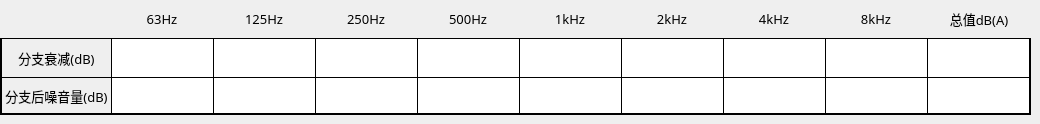
     <widget class="QWidget" name="page_branch_static">
      <widget class="QWidget" name="widget" native="true">
       <property name="geometry">
        <rect>
         <x>0</x>
         <y>0</y>
         <width>1031</width>
         <height>115</height>
        </rect>
       </property>
       <layout class="QGridLayout" name="gridLayout">
        <property name="leftMargin">
         <number>0</number>
        </property>
        <property name="topMargin">
         <number>0</number>
        </property>
        <property name="rightMargin">
         <number>0</number>
        </property>
        <property name="bottomMargin">
         <number>0</number>
        </property>
        <property name="spacing">
         <number>0</number>
        </property>
        <item row="0" column="0">
         <widget class="QLabel" name="label">
          <property name="styleSheet">
           <string notr="true">border-left:2px solid black;</string>
          </property>
          <property name="text">
           <string/>
          </property>
         </widget>
        </item>
        <item row="0" column="1">
         <widget class="QLabel" name="label_2">
          <property name="font">
           <font>
            <family>Microsoft YaHei</family>
            <pointsize>10</pointsize>
           </font>
          </property>
          <property name="styleSheet">
           <string notr="true">border-left:1px solid black;
</string>
          </property>
          <property name="text">
           <string>63Hz</string>
          </property>
          <property name="alignment">
           <set>Qt::AlignCenter</set>
          </property>
         </widget>
        </item>
        <item row="0" column="2">
         <widget class="QLabel" name="label_3">
          <property name="font">
           <font>
            <family>Microsoft YaHei</family>
            <pointsize>10</pointsize>
           </font>
          </property>
          <property name="styleSheet">
           <string notr="true">border-left:1px solid black;</string>
          </property>
          <property name="text">
           <string>125Hz</string>
          </property>
          <property name="alignment">
           <set>Qt::AlignCenter</set>
          </property>
         </widget>
        </item>
        <item row="0" column="3">
         <widget class="QLabel" name="label_4">
          <property name="font">
           <font>
            <family>Microsoft YaHei</family>
            <pointsize>10</pointsize>
           </font>
          </property>
          <property name="styleSheet">
           <string notr="true">border-left:1px solid black;</string>
          </property>
          <property name="text">
           <string>250Hz</string>
          </property>
          <property name="alignment">
           <set>Qt::AlignCenter</set>
          </property>
         </widget>
        </item>
        <item row="0" column="4">
         <widget class="QLabel" name="label_5">
          <property name="font">
           <font>
            <family>Microsoft YaHei</family>
            <pointsize>10</pointsize>
           </font>
          </property>
          <property name="styleSheet">
           <string notr="true">border-left:1px solid black;</string>
          </property>
          <property name="text">
           <string>500Hz</string>
          </property>
          <property name="alignment">
           <set>Qt::AlignCenter</set>
          </property>
         </widget>
        </item>
        <item row="0" column="5">
         <widget class="QLabel" name="label_6">
          <property name="font">
           <font>
            <family>Microsoft YaHei</family>
            <pointsize>10</pointsize>
           </font>
          </property>
          <property name="styleSheet">
           <string notr="true">border-left:1px solid black;</string>
          </property>
          <property name="text">
           <string>1kHz</string>
          </property>
          <property name="alignment">
           <set>Qt::AlignCenter</set>
          </property>
         </widget>
        </item>
        <item row="0" column="6">
         <widget class="QLabel" name="label_7">
          <property name="font">
           <font>
            <family>Microsoft YaHei</family>
            <pointsize>10</pointsize>
           </font>
          </property>
          <property name="styleSheet">
           <string notr="true">border-left:1px solid black;</string>
          </property>
          <property name="text">
           <string>2kHz</string>
          </property>
          <property name="alignment">
           <set>Qt::AlignCenter</set>
          </property>
         </widget>
        </item>
        <item row="0" column="7">
         <widget class="QLabel" name="label_8">
          <property name="font">
           <font>
            <family>Microsoft YaHei</family>
            <pointsize>10</pointsize>
           </font>
          </property>
          <property name="styleSheet">
           <string notr="true">border-left:1px solid black;</string>
          </property>
          <property name="text">
           <string>4kHz</string>
          </property>
          <property name="alignment">
           <set>Qt::AlignCenter</set>
          </property>
         </widget>
        </item>
        <item row="0" column="8">
         <widget class="QLabel" name="label_12">
          <property name="font">
           <font>
            <family>Microsoft YaHei</family>
            <pointsize>10</pointsize>
           </font>
          </property>
          <property name="styleSheet">
           <string notr="true">border-left:1px solid black;</string>
          </property>
          <property name="text">
           <string>8kHz</string>
          </property>
          <property name="alignment">
           <set>Qt::AlignCenter</set>
          </property>
         </widget>
        </item>
        <item row="0" column="9">
         <widget class="QLabel" name="label_13">
          <property name="font">
           <font>
            <family>Microsoft YaHei</family>
            <pointsize>10</pointsize>
           </font>
          </property>
          <property name="styleSheet">
           <string notr="true">border-left:1px solid black;
border-right:2px solid black;</string>
          </property>
          <property name="text">
           <string>总值dB(A)</string>
          </property>
          <property name="alignment">
           <set>Qt::AlignCenter</set>
          </property>
         </widget>
        </item>
        <item row="2" column="0">
         <widget class="QLabel" name="label_14">
          <property name="font">
           <font>
            <family>Microsoft YaHei</family>
            <pointsize>10</pointsize>
           </font>
          </property>
          <property name="styleSheet">
           <string notr="true">border:1px solid black;
border-left:2px solid black;
border-bottom:2px solid black;
border-right:none;
</string>
          </property>
          <property name="text">
           <string> 分支后噪音量(dB) </string>
          </property>
          <property name="alignment">
           <set>Qt::AlignCenter</set>
          </property>
         </widget>
        </item>
        <item row="2" column="1">
         <widget class="QLineEdit" name="lineEdit">
          <property name="sizePolicy">
           <sizepolicy hsizetype="Expanding" vsizetype="Preferred">
            <horstretch>0</horstretch>
            <verstretch>0</verstretch>
           </sizepolicy>
          </property>
          <property name="styleSheet">
           <string notr="true">border:1px solid black;
border-right:none;
border-bottom:2px solid black;</string>
          </property>
         </widget>
        </item>
        <item row="2" column="2">
         <widget class="QLineEdit" name="lineEdit_2">
          <property name="sizePolicy">
           <sizepolicy hsizetype="Expanding" vsizetype="Preferred">
            <horstretch>0</horstretch>
            <verstretch>0</verstretch>
           </sizepolicy>
          </property>
          <property name="styleSheet">
           <string notr="true">border:1px solid black;
border-right:none;
border-bottom:2px solid black;</string>
          </property>
         </widget>
        </item>
        <item row="2" column="3">
         <widget class="QLineEdit" name="lineEdit_3">
          <property name="sizePolicy">
           <sizepolicy hsizetype="Expanding" vsizetype="Preferred">
            <horstretch>0</horstretch>
            <verstretch>0</verstretch>
           </sizepolicy>
          </property>
          <property name="styleSheet">
           <string notr="true">border:1px solid black;
border-right:none;
border-bottom:2px solid black;</string>
          </property>
         </widget>
        </item>
        <item row="2" column="4">
         <widget class="QLineEdit" name="lineEdit_4">
          <property name="sizePolicy">
           <sizepolicy hsizetype="Expanding" vsizetype="Preferred">
            <horstretch>0</horstretch>
            <verstretch>0</verstretch>
           </sizepolicy>
          </property>
          <property name="styleSheet">
           <string notr="true">border:1px solid black;
border-right:none;
border-bottom:2px solid black;</string>
          </property>
         </widget>
        </item>
        <item row="2" column="5">
         <widget class="QLineEdit" name="lineEdit_5">
          <property name="sizePolicy">
           <sizepolicy hsizetype="Expanding" vsizetype="Preferred">
            <horstretch>0</horstretch>
            <verstretch>0</verstretch>
           </sizepolicy>
          </property>
          <property name="styleSheet">
           <string notr="true">border:1px solid black;
border-right:none;
border-bottom:2px solid black;</string>
          </property>
         </widget>
        </item>
        <item row="2" column="6">
         <widget class="QLineEdit" name="lineEdit_6">
          <property name="sizePolicy">
           <sizepolicy hsizetype="Expanding" vsizetype="Preferred">
            <horstretch>0</horstretch>
            <verstretch>0</verstretch>
           </sizepolicy>
          </property>
          <property name="styleSheet">
           <string notr="true">border:1px solid black;
border-right:none;
border-bottom:2px solid black;</string>
          </property>
         </widget>
        </item>
        <item row="2" column="7">
         <widget class="QLineEdit" name="lineEdit_7">
          <property name="sizePolicy">
           <sizepolicy hsizetype="Expanding" vsizetype="Preferred">
            <horstretch>0</horstretch>
            <verstretch>0</verstretch>
           </sizepolicy>
          </property>
          <property name="styleSheet">
           <string notr="true">border:1px solid black;
border-right:none;
border-bottom:2px solid black;</string>
          </property>
         </widget>
        </item>
        <item row="2" column="8">
         <widget class="QLineEdit" name="lineEdit_11">
          <property name="sizePolicy">
           <sizepolicy hsizetype="Expanding" vsizetype="Preferred">
            <horstretch>0</horstretch>
            <verstretch>0</verstretch>
           </sizepolicy>
          </property>
          <property name="styleSheet">
           <string notr="true">border:1px solid black;
border-right:none;
border-bottom:2px solid black;</string>
          </property>
         </widget>
        </item>
        <item row="2" column="9">
         <widget class="QLineEdit" name="lineEdit_12">
          <property name="sizePolicy">
           <sizepolicy hsizetype="Expanding" vsizetype="Preferred">
            <horstretch>0</horstretch>
            <verstretch>0</verstretch>
           </sizepolicy>
          </property>
          <property name="styleSheet">
           <string notr="true">border:1px solid black;
border-bottom:2px solid black;
border-right:2px solid black;</string>
          </property>
         </widget>
        </item>
        <item row="1" column="7">
         <widget class="QLineEdit" name="lineEdit_17">
          <property name="sizePolicy">
           <sizepolicy hsizetype="Expanding" vsizetype="Preferred">
            <horstretch>0</horstretch>
            <verstretch>0</verstretch>
           </sizepolicy>
          </property>
          <property name="styleSheet">
           <string notr="true">border:1px solid black;
border-right:none;
border-bottom:none;</string>
          </property>
         </widget>
        </item>
        <item row="1" column="6">
         <widget class="QLineEdit" name="lineEdit_18">
          <property name="sizePolicy">
           <sizepolicy hsizetype="Expanding" vsizetype="Preferred">
            <horstretch>0</horstretch>
            <verstretch>0</verstretch>
           </sizepolicy>
          </property>
          <property name="styleSheet">
           <string notr="true">border:1px solid black;
border-right:none;
border-bottom:none;</string>
          </property>
         </widget>
        </item>
        <item row="1" column="5">
         <widget class="QLineEdit" name="lineEdit_19">
          <property name="sizePolicy">
           <sizepolicy hsizetype="Expanding" vsizetype="Preferred">
            <horstretch>0</horstretch>
            <verstretch>0</verstretch>
           </sizepolicy>
          </property>
          <property name="styleSheet">
           <string notr="true">border:1px solid black;
border-right:none;
border-bottom:none;</string>
          </property>
         </widget>
        </item>
        <item row="1" column="4">
         <widget class="QLineEdit" name="lineEdit_20">
          <property name="sizePolicy">
           <sizepolicy hsizetype="Expanding" vsizetype="Preferred">
            <horstretch>0</horstretch>
            <verstretch>0</verstretch>
           </sizepolicy>
          </property>
          <property name="styleSheet">
           <string notr="true">border:1px solid black;
border-right:none;
border-bottom:none;</string>
          </property>
         </widget>
        </item>
        <item row="1" column="8">
         <widget class="QLineEdit" name="lineEdit_21">
          <property name="sizePolicy">
           <sizepolicy hsizetype="Expanding" vsizetype="Preferred">
            <horstretch>0</horstretch>
            <verstretch>0</verstretch>
           </sizepolicy>
          </property>
          <property name="styleSheet">
           <string notr="true">border:1px solid black;
border-right:none;
border-bottom:none;</string>
          </property>
         </widget>
        </item>
        <item row="1" column="9">
         <widget class="QLineEdit" name="lineEdit_22">
          <property name="sizePolicy">
           <sizepolicy hsizetype="Expanding" vsizetype="Preferred">
            <horstretch>0</horstretch>
            <verstretch>0</verstretch>
           </sizepolicy>
          </property>
          <property name="styleSheet">
           <string notr="true">border:1px solid black;
border-right:none;
border-bottom:none;
border-right:2px solid black;</string>
          </property>
         </widget>
        </item>
        <item row="1" column="3">
         <widget class="QLineEdit" name="lineEdit_23">
          <property name="sizePolicy">
           <sizepolicy hsizetype="Expanding" vsizetype="Preferred">
            <horstretch>0</horstretch>
            <verstretch>0</verstretch>
           </sizepolicy>
          </property>
          <property name="styleSheet">
           <string notr="true">border:1px solid black;
border-right:none;
border-bottom:none;</string>
          </property>
         </widget>
        </item>
        <item row="1" column="2">
         <widget class="QLineEdit" name="lineEdit_24">
          <property name="sizePolicy">
           <sizepolicy hsizetype="Expanding" vsizetype="Preferred">
            <horstretch>0</horstretch>
            <verstretch>0</verstretch>
           </sizepolicy>
          </property>
          <property name="styleSheet">
           <string notr="true">border:1px solid black;
border-right:none;
border-bottom:none;</string>
          </property>
         </widget>
        </item>
        <item row="1" column="1">
         <widget class="QLineEdit" name="lineEdit_25">
          <property name="sizePolicy">
           <sizepolicy hsizetype="Expanding" vsizetype="Preferred">
            <horstretch>0</horstretch>
            <verstretch>0</verstretch>
           </sizepolicy>
          </property>
          <property name="styleSheet">
           <string notr="true">border:1px solid black;
border-right:none;
border-bottom:none;</string>
          </property>
         </widget>
        </item>
        <item row="1" column="0">
         <widget class="QLabel" name="label_21">
          <property name="font">
           <font>
            <family>Microsoft YaHei</family>
            <pointsize>10</pointsize>
           </font>
          </property>
          <property name="styleSheet">
           <string notr="true">border:1px solid black;
border-left:2px solid black;
border-right:none;
border-bottom:none;
</string>
          </property>
          <property name="text">
           <string>分支衰减(dB)</string>
          </property>
          <property name="alignment">
           <set>Qt::AlignCenter</set>
          </property>
         </widget>
        </item>
       </layout>
      </widget>
     </widget>
